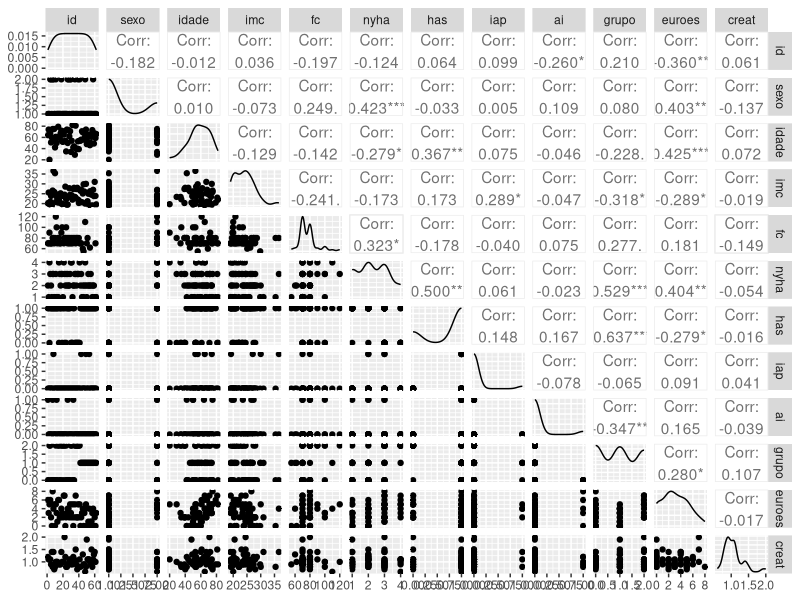
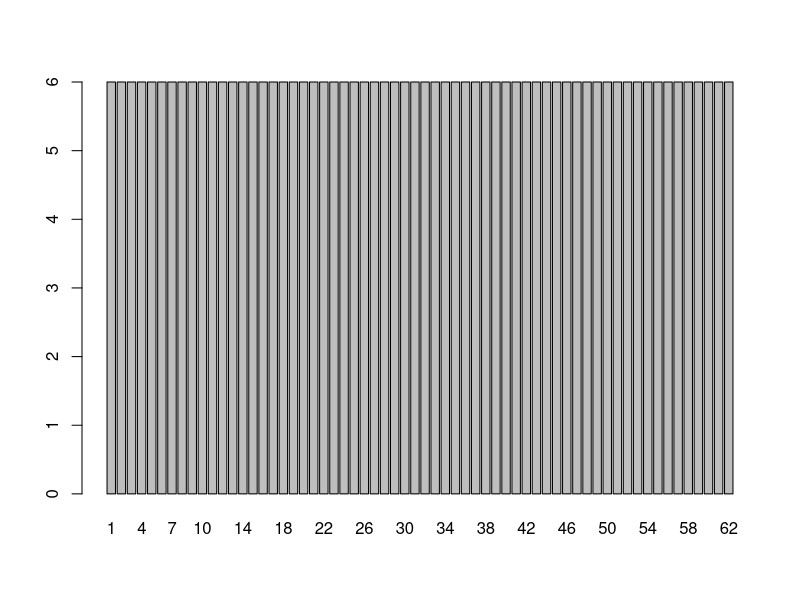
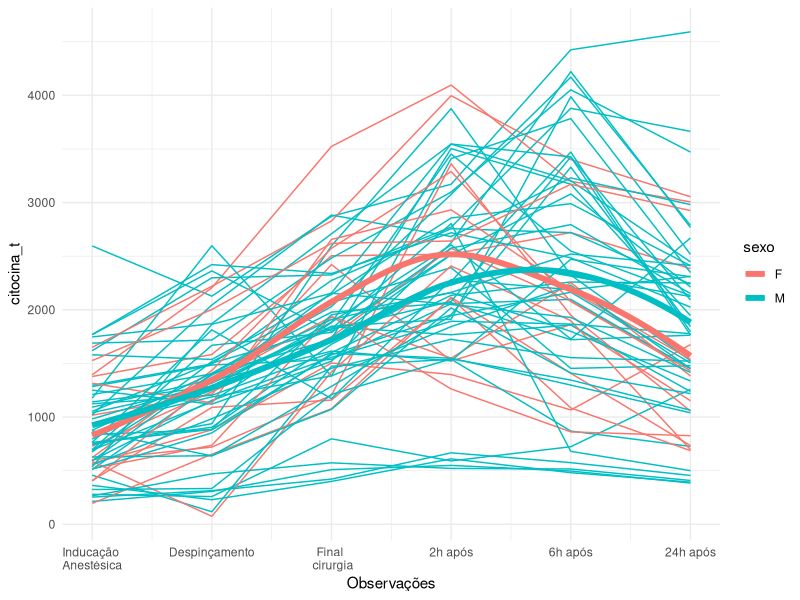
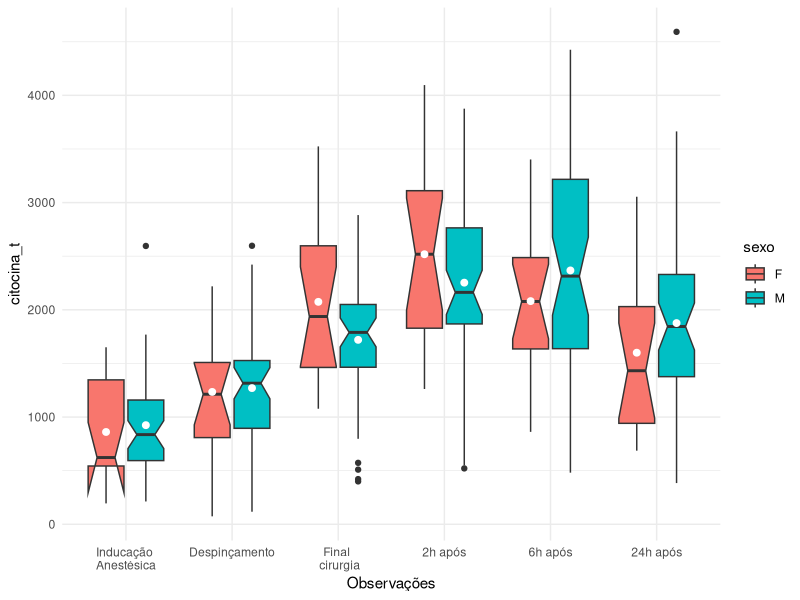
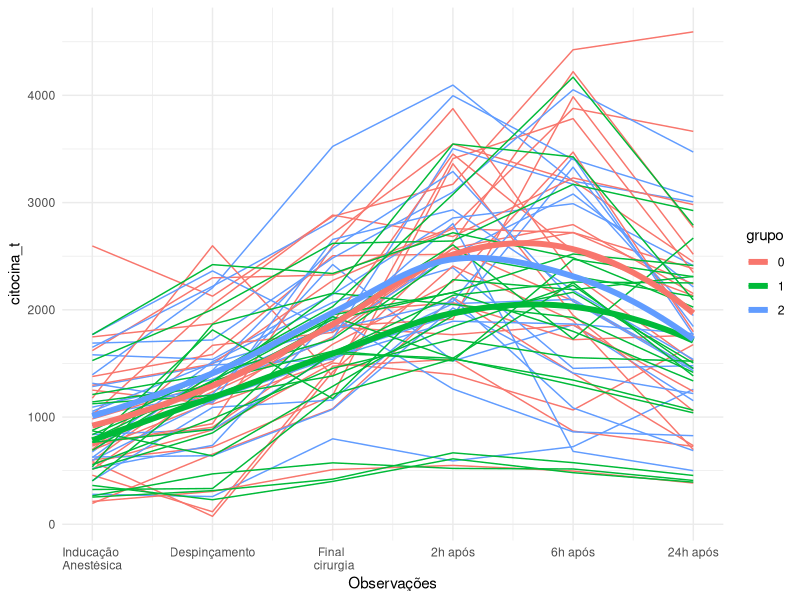
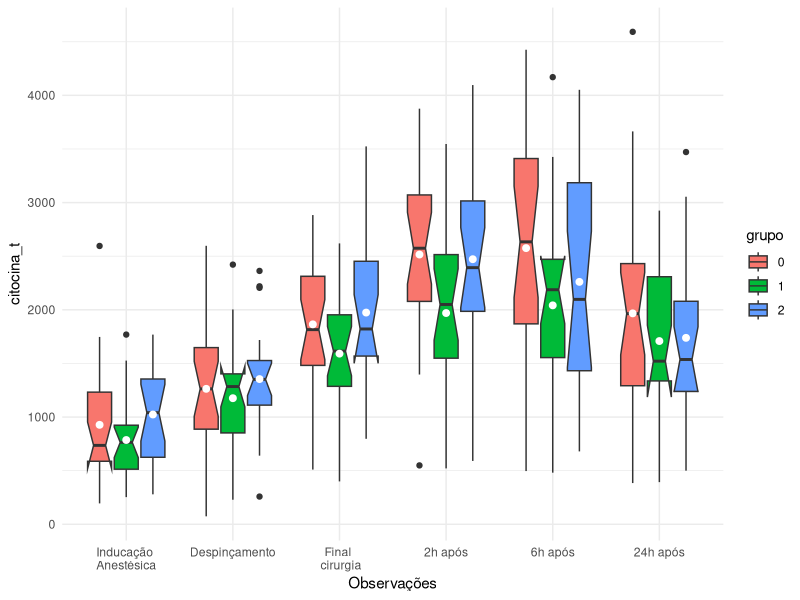

Reproduce these figures in R, in order. (Note: this script raises an error after producing the figures.)
# Pacotes
require(dplyr)
require(ggplot2)
require(tidyr)
require(ggplot2)
require(GGally)


# Carregamento da base de dados

dados_brutos <- tibble(read.table('base_de_dados.txt', header = T)) # Base do github

# Correção na linha 6 da variável n56hpo

dados_brutos$n56hpo[6] <- 1130

# Criação de um id para os pacientes

dados_brutos$id <- 1:length(dados_brutos$idade)



# Seleção das variáveis do estudo
## IMPORTANTE
### eurob e euros medem risco de evento cardiáco, usar apenas uma delas

dados <- dados_brutos %>% select(c(id,sexo, idade,imc, fc,
                                   nyha, has, iap, ai, grupo,
                                   euroes, fc, creat,
                                   t1, t2, t3, t4, t5, t6,
                                   n1anest, n2despin,n3final,
                                   n42hpo, n56hpo,n624hpo
                                   )) 


## GGpairs das covariáveis

dados %>% select(-c(t1, t2, t3, t4, t5, t6,
                    n1anest, n2despin,n3final,
                    n42hpo, n56hpo,n624hpo)) %>% ggpairs()

# Tratamento dos dados categoricos
dados$sexo <- as.factor(ifelse(dados$sexo== 1, 'M', 'F' ))
dados$nyha <- as.factor(dados$nyha)
dados$has <- as.factor(dados$has)
dados$iap <- as.factor(dados$iap)
dados$ai <- as.factor(dados$ai)
dados$grupo <- as.factor(dados$grupo)

# Tratamentos das variáveis de tempo em horas
## NÃO FIZ


# Descrições da base
str(dados)
summary(dados)

## Primeiras linhas da base
head(dados)


# CORRELAÇÕES

## Correlação de todos os pacientes
round(cor(dados[,13:16]),2)

## Correlação do grupo 0 

round(cor(subset(dados, grupo == 0)[,13:16]),2)

## Correlação do grupo 1

round(cor(subset(dados, grupo == 1)[,13:16]),2)

## Correlação do grupo 2

round(cor(subset(dados, grupo == 2)[,13:16]),2)

# Transformando os dados em fortmato longo
## Foram transformados em longo a resposta (t1, t2, ..., t6)
## As variáveis de tempo n1anest, ..., n62hpo foram ignoradas (NÂO SEI SE ESTÁ CORRETO)

dados_longos <- dados %>% pivot_longer(
    cols = starts_with("t"),               
    names_to = "observacao",                   
    values_to = "citocina_t",              
    names_prefix = "t"                    
)
head(dados_longos)

# Não há perda de acompanhamento no estudo
barplot(table(dados_longos$id))


# Gráficos
## Diferênça de gênero
rotulos <- c('Inducação \nAnestésica', 'Despinçamento', 'Final \n cirurgia',
             '2h após', '6h após', '24h após')

dados_longos$obs_continua <- as.numeric(dados_longos$observacao) #variável continua para gráfico

p1_sex<-ggplot(dados_longos, aes(x=obs_continua, y= citocina_t,color=sexo))+
    geom_line(aes(group=id))+ theme(legend.position="top")+
    labs(x="Observações") + theme_minimal()+
    scale_x_continuous(breaks = seq_along(rotulos), labels = rotulos )
p1_sex + geom_smooth(method = "loess", se = FALSE, size = 2)


p2_sex<-ggplot(dados_longos, aes(x=observacao,y=citocina_t,fill=sexo))+
    geom_boxplot(notch=TRUE) +theme(legend.position="top") +
    stat_summary(fun="mean",geom="point",size=2,color="white",
                 position=position_dodge(width=0.75),show.legend=FALSE) +
    labs(x="Observações") + theme_minimal() + 
    scale_x_discrete(breaks = seq_along(rotulos), labels = rotulos )
p2_sex


## Diferença de grupo
p1_grupo<-ggplot(dados_longos, aes(x=obs_continua, y= citocina_t,color=grupo))+
    geom_line(aes(group=id))+ theme(legend.position="top")+
    labs(x="Observações") + theme_minimal()+
    scale_x_continuous(breaks = seq_along(rotulos), labels = rotulos )
p1_grupo + geom_smooth(method = "loess", se = FALSE, size = 2)



p2_grupo<-ggplot(dados_longos, aes(x=observacao,y=citocina_t,fill=grupo))+
    geom_boxplot(notch=TRUE) +theme(legend.position="top") +
    stat_summary(fun="mean",geom="point",size=2,color="white",
                 position=position_dodge(width=0.75),show.legend=FALSE) +
    labs(x="Observações") + theme_minimal() + 
    scale_x_discrete(breaks = seq_along(rotulos), labels = rotulos )

p2_grupo

### excluimos da base a variável contínua
dados_longos <- dados_longos %>% select(-c(obs_continua))


# Dados Nulos e tratamentos

## Dados nulos por colunas
knitr::kable(
colSums(is.na(dados_brutos)) %>% arrange(desc(x))) # ARRUMAR

## Comentar mais sobre

# Ajuste GLS


# Ajuste GEE


# Modelo Misto

# Resíduos

# Considerações
